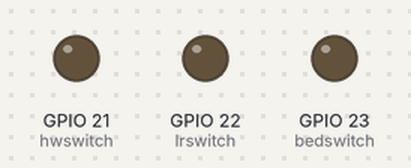
Recording of a program running on a simulated ESP32. Parts: output pins drawn as LEDs (lit = HIGH). WiFi joins after 1.5 s; servers stay silent unless stated; uploads are accepted with an empty reply; not simulated (calls return 0 or success): env.h; what the program prints to the serial monitor is not drawn.

Above: at 2.6 s.
At 7.0 s:
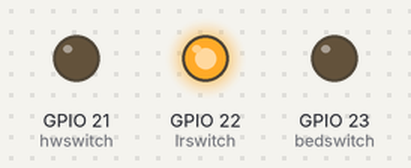
At 9.2 s:
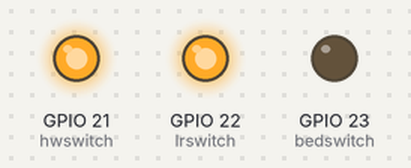
At 11.4 s:
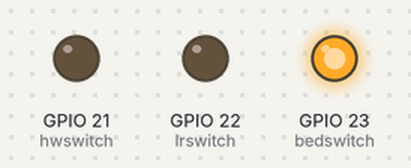
At 15.8 s:
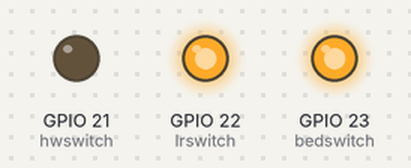
At 22.4 s:
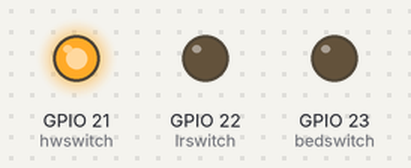
Timing chart, 0 to 24.4 s (numbered marks = the images above):
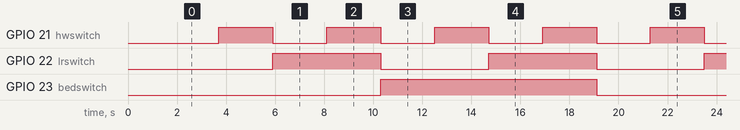

Measured:
- by itself, GPIO 21 (hwswitch): alternates HIGH for 2.2 s and LOW for 2.2 s
- by itself, GPIO 22 (lrswitch): alternates HIGH for 4.4 s and LOW for 4.4 s
- by itself, GPIO 23 (bedswitch): alternates HIGH for 8.8 s and LOW for 8.8 s

The program:

main.cpp
```cpp
#include <Arduino.h>
#include <WiFi.h>
#include <HTTPClient.h>
#include <ArduinoJson.h>
#include "env.h"

#define bedswitch 23
#define lrswitch 22
#define hwswitch 21


bool ledonoff[8][3]={
  {false,false,false},
  {false,false,true},
  {false,true,false},
  {false,true,true},
  {true,false,false},
  {true,false,true},
  {true,true,false},
  {true,true,true}
};
void switchonoff(int i)
{
        digitalWrite(bedswitch,ledonoff[i][0]);
        digitalWrite(lrswitch,ledonoff[i][1]);
        digitalWrite(hwswitch,ledonoff[i][2]);
}
void setup() {
  Serial.begin(9600);
	  pinMode(bedswitch, OUTPUT);
  pinMode(lrswitch, OUTPUT);
  pinMode(hwswitch, OUTPUT);
	// WiFi_SSID and WIFI_PASS should be stored in the env.h
  WiFi.begin(WIFI_SSID, WIFI_PASS,6);

	// Connect to wifi
  Serial.println("Connecting");
  while(WiFi.status() != WL_CONNECTED) {
    delay(500);
    Serial.print(".");
  }
  Serial.println("");
  Serial.print("Connected to WiFi network with IP Address: ");
  Serial.println(WiFi.localIP());
}

void loop() {
  //Check WiFi connection status
  if(WiFi.status()== WL_CONNECTED){

    HTTPClient http;

    // Establish a connection to the server
    http.begin(API_URL);

    // Specify content-type header
    for(int i=0; i<8; i++){


      http.addHeader("Content-Type", "application/json");
      http.addHeader("X-API-Key", API_KEY);
      //http.addHeader("Content-length", "76");

      // Serialise JSON object into a string to be sent to the API
      StaticJsonDocument<72> doc;
      String httpRequestData;

        switchonoff(i);

        doc["light_switch_1"] = ledonoff[i][0];
        doc["light_switch_2"] = ledonoff[i][1];
        doc["light_switch_3"] = ledonoff[i][2];

      serializeJson(doc, httpRequestData);


      // Send HTTP POST request
      int httpResponseCode = http.PUT(httpRequestData);
      String http_response;

      // check result of POST request. negative response code means server wasn't reached


      Serial.print("HTTP Response code: ");
      Serial.println(httpResponseCode);

      http_response = http.getString();
      Serial.println(http_response);

      // Free resources
      http.end();

      delay(2000);

      }

  }
  else {

        Serial.print("Error: ");
        //Serial.println(httpResponseCode);
    //return;
    Serial.println("WiFi Disconnected");
  }
}
```
